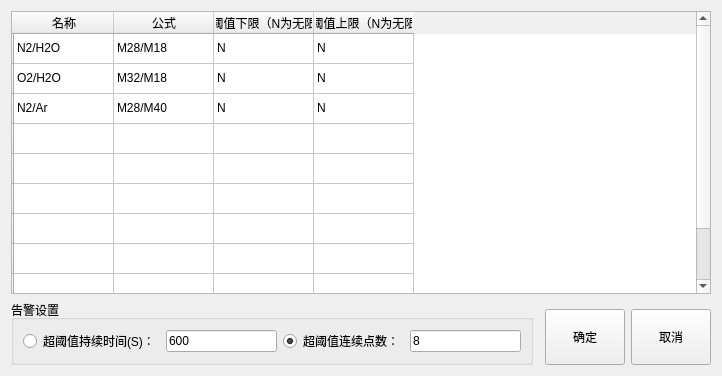
<?xml version="1.0" encoding="UTF-8"?>
<ui version="4.0">
 <class>sJsCalculate</class>
 <widget class="QWidget" name="sJsCalculate">
  <property name="geometry">
   <rect>
    <x>0</x>
    <y>0</y>
    <width>722</width>
    <height>376</height>
   </rect>
  </property>
  <property name="windowTitle">
   <string>Form</string>
  </property>
  <layout class="QVBoxLayout" name="verticalLayout">
   <item>
    <widget class="QTableWidget" name="tableWidget">
     <row>
      <property name="text">
       <string/>
      </property>
     </row>
     <row>
      <property name="text">
       <string/>
      </property>
     </row>
     <row>
      <property name="text">
       <string/>
      </property>
     </row>
     <row>
      <property name="text">
       <string/>
      </property>
     </row>
     <row>
      <property name="text">
       <string/>
      </property>
     </row>
     <row>
      <property name="text">
       <string/>
      </property>
     </row>
     <row>
      <property name="text">
       <string/>
      </property>
     </row>
     <row>
      <property name="text">
       <string/>
      </property>
     </row>
     <row>
      <property name="text">
       <string/>
      </property>
     </row>
     <row>
      <property name="text">
       <string/>
      </property>
     </row>
     <column>
      <property name="text">
       <string>名称</string>
      </property>
     </column>
     <column>
      <property name="text">
       <string>公式</string>
      </property>
     </column>
     <column>
      <property name="text">
       <string>警报阈值下限（N为无限制）</string>
      </property>
     </column>
     <column>
      <property name="text">
       <string>警报阈值上限（N为无限制）</string>
      </property>
     </column>
     <item row="0" column="0">
      <property name="text">
       <string>N2/H2O</string>
      </property>
     </item>
     <item row="0" column="1">
      <property name="text">
       <string>M28/M18</string>
      </property>
     </item>
     <item row="0" column="2">
      <property name="text">
       <string>N</string>
      </property>
     </item>
     <item row="0" column="3">
      <property name="text">
       <string>N</string>
      </property>
     </item>
     <item row="1" column="0">
      <property name="text">
       <string>O2/H2O</string>
      </property>
     </item>
     <item row="1" column="1">
      <property name="text">
       <string>M32/M18</string>
      </property>
     </item>
     <item row="1" column="2">
      <property name="text">
       <string>N</string>
      </property>
     </item>
     <item row="1" column="3">
      <property name="text">
       <string>N</string>
      </property>
     </item>
     <item row="2" column="0">
      <property name="text">
       <string>N2/Ar</string>
      </property>
     </item>
     <item row="2" column="1">
      <property name="text">
       <string>M28/M40</string>
      </property>
     </item>
     <item row="2" column="2">
      <property name="text">
       <string>N</string>
      </property>
     </item>
     <item row="2" column="3">
      <property name="text">
       <string>N</string>
      </property>
     </item>
    </widget>
   </item>
   <item>
    <layout class="QGridLayout" name="gridLayout">
     <item row="0" column="0" rowspan="2">
      <widget class="QGroupBox" name="groupBox">
       <property name="title">
        <string>告警设置</string>
       </property>
       <property name="flat">
        <bool>false</bool>
       </property>
       <layout class="QHBoxLayout" name="horizontalLayout_2">
        <item>
         <widget class="QRadioButton" name="UI_RB_DurationEX_JSCALC">
          <property name="text">
           <string>超阈值持续时间(S)：</string>
          </property>
          <property name="checked">
           <bool>false</bool>
          </property>
         </widget>
        </item>
        <item>
         <widget class="QLineEdit" name="UI_LE_DurationEX_JSCALC">
          <property name="text">
           <string>600</string>
          </property>
         </widget>
        </item>
        <item>
         <widget class="QRadioButton" name="UI_RB_COUNTS_JSCALC">
          <property name="text">
           <string>超阈值连续点数：</string>
          </property>
          <property name="checked">
           <bool>true</bool>
          </property>
         </widget>
        </item>
        <item>
         <widget class="QLineEdit" name="UI_LE_COUNTS_JSCALC">
          <property name="text">
           <string>8</string>
          </property>
         </widget>
        </item>
       </layout>
      </widget>
     </item>
     <item row="0" column="1" rowspan="2" colspan="2">
      <spacer name="horizontalSpacer">
       <property name="orientation">
        <enum>Qt::Horizontal</enum>
       </property>
       <property name="sizeHint" stdset="0">
        <size>
         <width>40</width>
         <height>20</height>
        </size>
       </property>
      </spacer>
     </item>
     <item row="1" column="2">
      <widget class="QPushButton" name="UI_PB_OK_JSCALC">
       <property name="minimumSize">
        <size>
         <width>0</width>
         <height>56</height>
        </size>
       </property>
       <property name="text">
        <string>确定</string>
       </property>
      </widget>
     </item>
     <item row="1" column="3">
      <widget class="QPushButton" name="UI_PB_CANCLE_JSCALC">
       <property name="minimumSize">
        <size>
         <width>0</width>
         <height>56</height>
        </size>
       </property>
       <property name="text">
        <string>取消</string>
       </property>
      </widget>
     </item>
    </layout>
   </item>
  </layout>
 </widget>
 <resources/>
 <connections/>
</ui>
